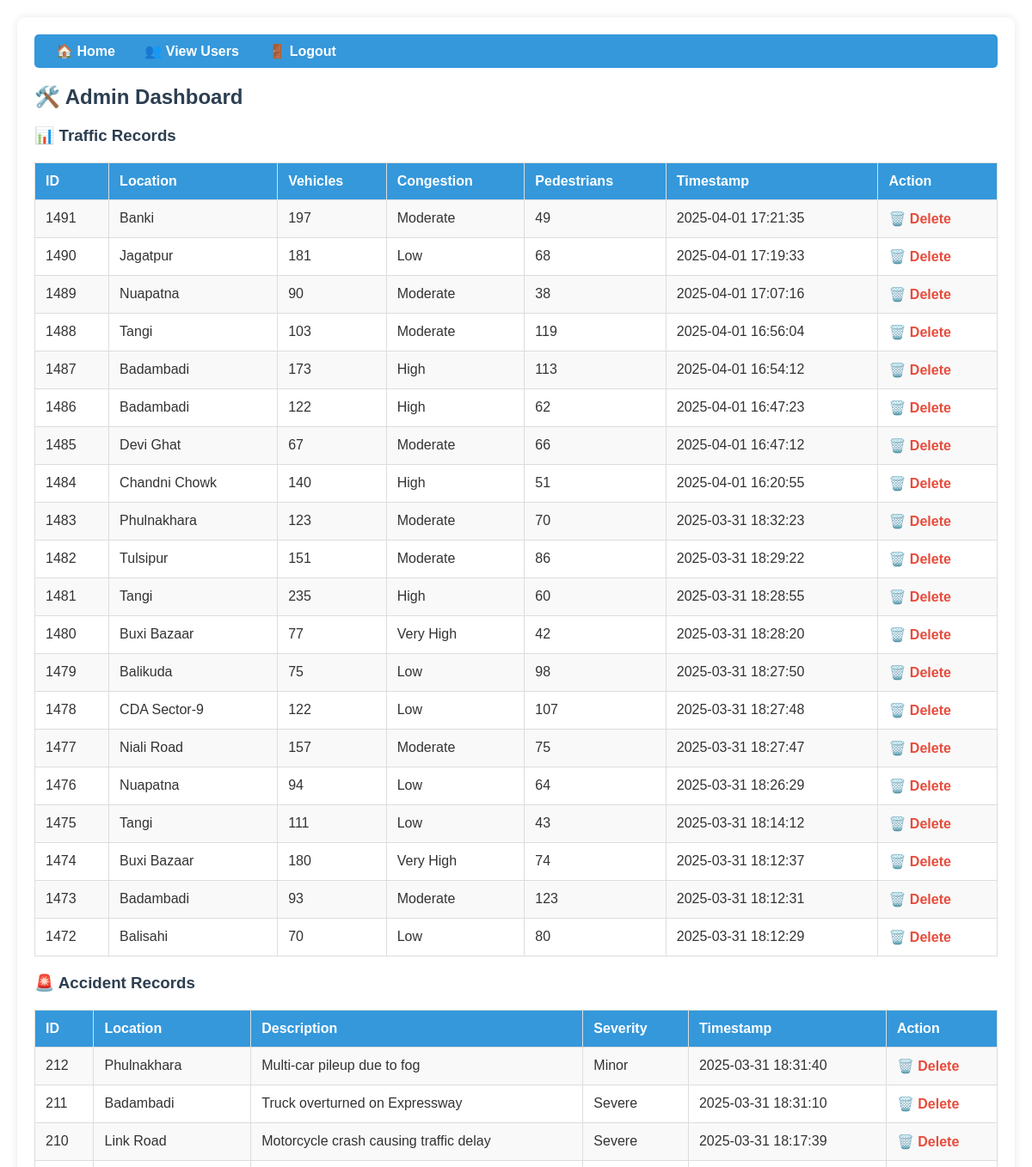
The app's page /admin/dashboard (signed in, upper part), older data.
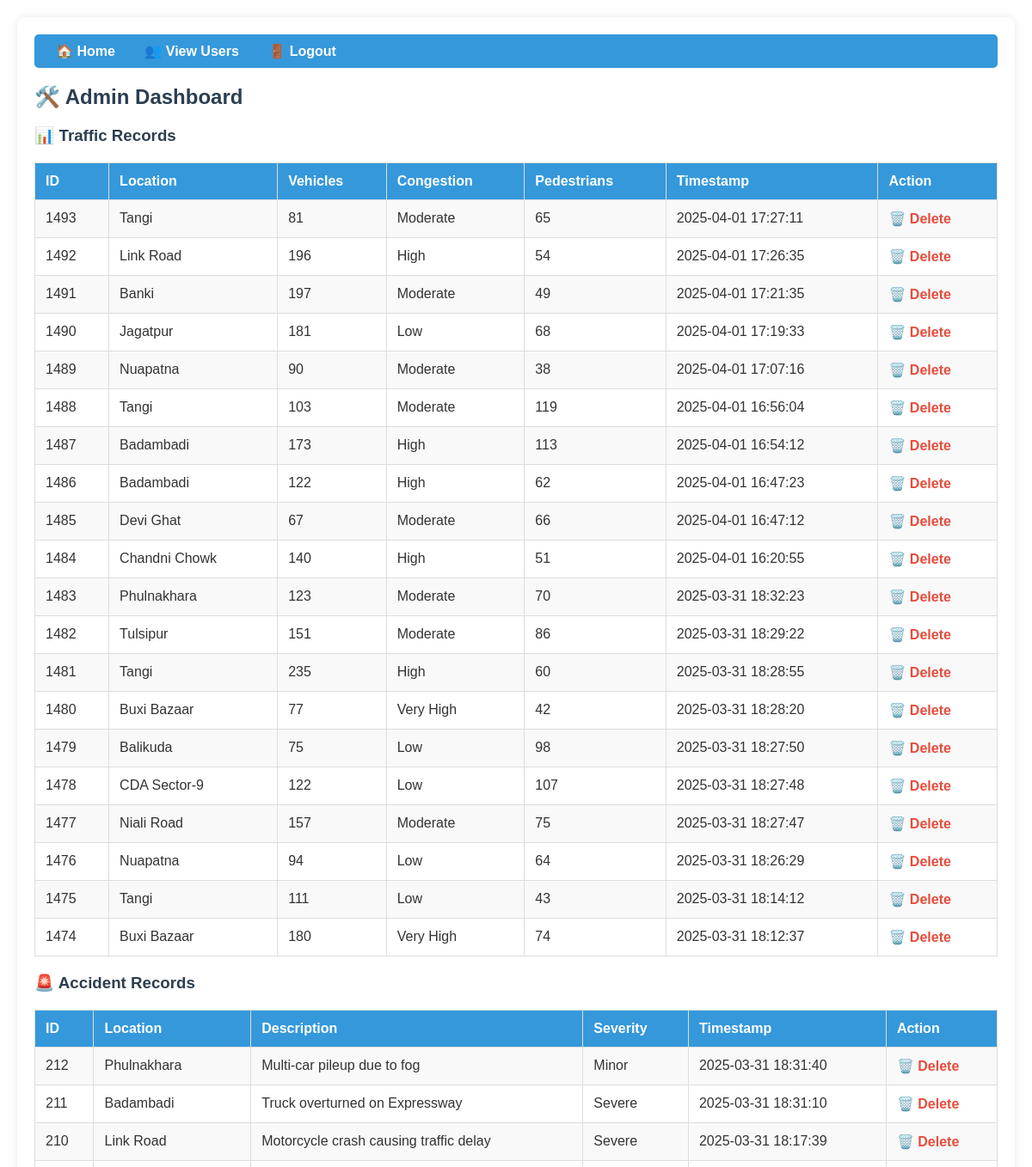
The same page, newer data.
### tables this page shows
CREATE TABLE traffic (
    id INTEGER PRIMARY KEY AUTOINCREMENT,
    location TEXT,
    vehicle_count INTEGER,
    congestion_level TEXT,
    pedestrian_count INTEGER,
    timestamp DATETIME DEFAULT CURRENT_TIMESTAMP
);

CREATE TABLE accidents (
            id INTEGER PRIMARY KEY AUTOINCREMENT,
            location TEXT,
            description TEXT,
            severity TEXT,
            timestamp DATETIME DEFAULT CURRENT_TIMESTAMP
        );

### app.py (the view)
@app.route("/admin/dashboard")
def admin_dashboard():
    if not session.get("admin"):
        return redirect("/admin")
    with sqlite3.connect("traffic.db") as conn:
        cursor = conn.cursor()
        cursor.execute("SELECT * FROM traffic ORDER BY id DESC LIMIT 20")
        traffic_data = cursor.fetchall()
        cursor.execute("SELECT * FROM accidents ORDER BY id DESC LIMIT 20")
        accidents = cursor.fetchall()
        cursor.execute("SELECT * FROM alerts ORDER BY id DESC LIMIT 20")
        alerts = cursor.fetchall()
    return render_template("admin_dashboard.html", traffic_data=traffic_data, accidents=accidents, alerts=alerts)

### templates/admin_dashboard.html (shortened to what this page needs)
<!DOCTYPE html>
<html>
<head>
</head>
<body>
    <div class="container">
        <div class="navbar">
            <a href="/">🏠 Home</a>
            <a href="/admin/users">👥 View Users</a>
            <a href="/admin/logout">🚪 Logout</a>
        </div>
        <h2>🛠️ Admin Dashboard</h2>
        <h3>📊 Traffic Records</h3>
        <table>
            <tr>
                <th>ID</th>
                <th>Location</th>
                <th>Vehicles</th>
                <th>Congestion</th>
                <th>Pedestrians</th>
                <th>Timestamp</th>
                <th>Action</th>
            </tr>
            {% for row in traffic_data %}
            <tr>
                <td>{{ row[0] }}</td>
                <td>{{ row[1] }}</td>
                <td>{{ row[2] }}</td>
                <td>{{ row[3] }}</td>
                <td>{{ row[4] }}</td>
                <td>{{ row[5] }}</td>
                <td><a href="/admin/delete/{{ row[0] }}" class="delete-link">🗑️ Delete</a></td>
            </tr>
            {% endfor %}
        </table>
        <h3>🚨 Accident Records</h3>
        <table>
            <tr>
                <th>ID</th>
                <th>Location</th>
                <th>Description</th>
                <th>Severity</th>
                <th>Timestamp</th>
                <th>Action</th>
            </tr>
            {% for row in accidents %}
            <tr>
                <td>{{ row[0] }}</td>
                <td>{{ row[1] }}</td>
                <td>{{ row[2] }}</td>
                <td>{{ row[3] }}</td>
                <td>{{ row[4] }}</td>
                <td><a href="/admin/delete_accident/{{ row[0] }}" class="delete-link">🗑️ Delete</a></td>
            </tr>
            {% endfor %}
        </table>
    </div>
</body>
</html>

### templates/admin_dashboard.html (style rules this page uses)
body { margin: 0; padding: 20px; font-family: Arial, sans-serif; background: url('https://images.unsplash.com/photo-1483301960903-9e649cc76d22?q=80&w=2070') repeat-x; background-size: 1920px 1080px; animation: moveBackground 60s linear infinite; color: #333; }
h2, h3 { color: #2c3e50; text-shadow: 1px 1px 2px rgba(255, 255, 255, 0.8); }
.container { background: rgba(255, 255, 255, 0.9); padding: 20px; border-radius: 10px; max-width: 1200px; margin: 0 auto; box-shadow: 0 0 10px rgba(0, 0, 0, 0.1); }
.navbar { background: #3498db; padding: 10px; border-radius: 5px; margin-bottom: 20px; }
.navbar a { color: white; margin: 0 15px; text-decoration: none; font-weight: bold; }
a { color: #2980b9; text-decoration: none; }
table { width: 100%; border-collapse: collapse; margin: 20px 0; background: #fff; }
th, td { padding: 12px; text-align: left; border: 1px solid #ddd; }
th { background: #3498db; color: white; }
tr:nth-child(even) { background: #f9f9f9; }
.delete-link { color: #e74c3c; font-weight: bold; }

Row changes from the older to the newer data that the page shows:
no longer on this page (row unchanged): traffic: id "1473", location "Badambadi", vehicle_count "93", congestion_level "Moderate", pedestrian_count "123", timestamp "2025-03-31 18:12:31"
no longer on this page (row unchanged): traffic: id "1472", location "Balisahi", vehicle_count "70", congestion_level "Low", pedestrian_count "80", timestamp "2025-03-31 18:12:29"
added traffic: id "1493", location "Tangi", vehicle_count "81", congestion_level "Moderate", pedestrian_count "65", timestamp "2025-04-01 17:27:11"
added traffic: id "1492", location "Link Road", vehicle_count "196", congestion_level "High", pedestrian_count "54", timestamp "2025-04-01 17:26:35"
